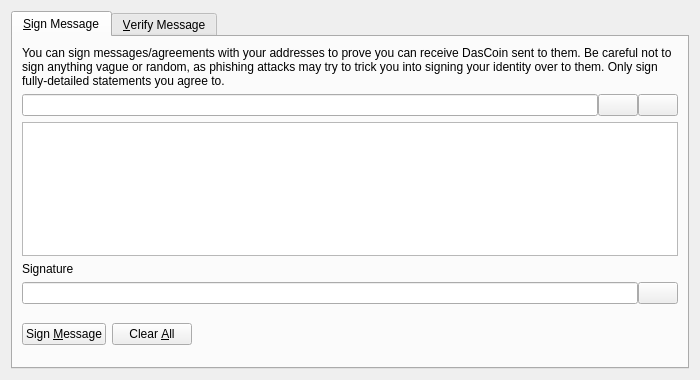
<?xml version="1.0" encoding="UTF-8"?>
<ui version="4.0">
 <class>SignVerifyMessageDialog</class>
 <widget class="QDialog" name="SignVerifyMessageDialog">
  <property name="geometry">
   <rect>
    <x>0</x>
    <y>0</y>
    <width>700</width>
    <height>380</height>
   </rect>
  </property>
  <property name="windowTitle">
   <string>Signatures - Sign / Verify a Message</string>
  </property>
  <property name="modal">
   <bool>true</bool>
  </property>
  <layout class="QVBoxLayout" name="verticalLayout">
   <item>
    <widget class="QTabWidget" name="tabWidget">
     <property name="currentIndex">
      <number>0</number>
     </property>
     <widget class="QWidget" name="tabSignMessage">
      <attribute name="title">
       <string>&amp;Sign Message</string>
      </attribute>
      <layout class="QVBoxLayout" name="verticalLayout_SM">
       <item>
        <widget class="QLabel" name="infoLabel_SM">
         <property name="text">
          <string>You can sign messages/agreements with your addresses to prove you can receive DasCoin sent to them. Be careful not to sign anything vague or random, as phishing attacks may try to trick you into signing your identity over to them. Only sign fully-detailed statements you agree to.</string>
         </property>
         <property name="textFormat">
          <enum>Qt::PlainText</enum>
         </property>
         <property name="wordWrap">
          <bool>true</bool>
         </property>
        </widget>
       </item>
       <item>
        <layout class="QHBoxLayout" name="horizontalLayout_1_SM">
         <property name="spacing">
          <number>0</number>
         </property>
         <item>
          <widget class="QValidatedLineEdit" name="addressIn_SM">
           <property name="toolTip">
            <string>The DasCoin address to sign the message with</string>
           </property>
          </widget>
         </item>
         <item>
          <widget class="QPushButton" name="addressBookButton_SM">
           <property name="toolTip">
            <string>Choose previously used address</string>
           </property>
           <property name="text">
            <string/>
           </property>
           <property name="shortcut">
            <string>Alt+A</string>
           </property>
           <property name="autoDefault">
            <bool>false</bool>
           </property>
          </widget>
         </item>
         <item>
          <widget class="QPushButton" name="pasteButton_SM">
           <property name="toolTip">
            <string>Paste address from clipboard</string>
           </property>
           <property name="text">
            <string/>
           </property>
           <property name="shortcut">
            <string>Alt+P</string>
           </property>
           <property name="autoDefault">
            <bool>false</bool>
           </property>
          </widget>
         </item>
        </layout>
       </item>
       <item>
        <widget class="QPlainTextEdit" name="messageIn_SM">
         <property name="toolTip">
          <string>Enter the message you want to sign here</string>
         </property>
        </widget>
       </item>
       <item>
        <widget class="QLabel" name="signatureLabel_SM">
         <property name="text">
          <string>Signature</string>
         </property>
         <property name="textFormat">
          <enum>Qt::PlainText</enum>
         </property>
        </widget>
       </item>
       <item>
        <layout class="QHBoxLayout" name="horizontalLayout_2_SM">
         <property name="spacing">
          <number>0</number>
         </property>
         <item>
          <widget class="QLineEdit" name="signatureOut_SM">
           <property name="font">
            <font>
             <italic>true</italic>
            </font>
           </property>
           <property name="readOnly">
            <bool>true</bool>
           </property>
          </widget>
         </item>
         <item>
          <widget class="QPushButton" name="copySignatureButton_SM">
           <property name="toolTip">
            <string>Copy the current signature to the system clipboard</string>
           </property>
           <property name="text">
            <string/>
           </property>
           <property name="autoDefault">
            <bool>false</bool>
           </property>
          </widget>
         </item>
        </layout>
       </item>
       <item>
        <layout class="QHBoxLayout" name="horizontalLayout_3_SM">
         <item>
          <widget class="QPushButton" name="signMessageButton_SM">
           <property name="toolTip">
            <string>Sign the message to prove you own this DasCoin address</string>
           </property>
           <property name="text">
            <string>Sign &amp;Message</string>
           </property>
           <property name="autoDefault">
            <bool>false</bool>
           </property>
          </widget>
         </item>
         <item>
          <widget class="QPushButton" name="clearButton_SM">
           <property name="toolTip">
            <string>Reset all sign message fields</string>
           </property>
           <property name="text">
            <string>Clear &amp;All</string>
           </property>
           <property name="autoDefault">
            <bool>false</bool>
           </property>
          </widget>
         </item>
         <item>
          <spacer name="horizontalSpacer_1_SM">
           <property name="orientation">
            <enum>Qt::Horizontal</enum>
           </property>
           <property name="sizeHint" stdset="0">
            <size>
             <width>40</width>
             <height>48</height>
            </size>
           </property>
          </spacer>
         </item>
         <item>
          <widget class="QLabel" name="statusLabel_SM">
           <property name="font">
            <font>
             <weight>75</weight>
             <bold>true</bold>
            </font>
           </property>
           <property name="text">
            <string/>
           </property>
           <property name="wordWrap">
            <bool>true</bool>
           </property>
          </widget>
         </item>
         <item>
          <spacer name="horizontalSpacer_2_SM">
           <property name="orientation">
            <enum>Qt::Horizontal</enum>
           </property>
           <property name="sizeHint" stdset="0">
            <size>
             <width>40</width>
             <height>48</height>
            </size>
           </property>
          </spacer>
         </item>
        </layout>
       </item>
      </layout>
     </widget>
     <widget class="QWidget" name="tabVerifyMessage">
      <attribute name="title">
       <string>&amp;Verify Message</string>
      </attribute>
      <layout class="QVBoxLayout" name="verticalLayout_VM">
       <item>
        <widget class="QLabel" name="infoLabel_VM">
         <property name="text">
          <string>Enter the receiver's address, message (ensure you copy line breaks, spaces, tabs, etc. exactly) and signature below to verify the message. Be careful not to read more into the signature than what is in the signed message itself, to avoid being tricked by a man-in-the-middle attack. Note that this only proves the signing party receives with the address, it cannot prove sendership of any transaction!</string>
         </property>
         <property name="textFormat">
          <enum>Qt::PlainText</enum>
         </property>
         <property name="alignment">
          <set>Qt::AlignLeading|Qt::AlignLeft|Qt::AlignTop</set>
         </property>
         <property name="wordWrap">
          <bool>true</bool>
         </property>
        </widget>
       </item>
       <item>
        <layout class="QHBoxLayout" name="horizontalLayout_1_VM">
         <property name="spacing">
          <number>0</number>
         </property>
         <item>
          <widget class="QValidatedLineEdit" name="addressIn_VM">
           <property name="toolTip">
            <string>The DasCoin address the message was signed with</string>
           </property>
          </widget>
         </item>
         <item>
          <widget class="QPushButton" name="addressBookButton_VM">
           <property name="toolTip">
            <string>Choose previously used address</string>
           </property>
           <property name="text">
            <string/>
           </property>
           <property name="shortcut">
            <string>Alt+A</string>
           </property>
           <property name="autoDefault">
            <bool>false</bool>
           </property>
          </widget>
         </item>
        </layout>
       </item>
       <item>
        <widget class="QPlainTextEdit" name="messageIn_VM"/>
       </item>
       <item>
        <widget class="QValidatedLineEdit" name="signatureIn_VM"/>
       </item>
       <item>
        <layout class="QHBoxLayout" name="horizontalLayout_2_VM">
         <item>
          <widget class="QPushButton" name="verifyMessageButton_VM">
           <property name="toolTip">
            <string>Verify the message to ensure it was signed with the specified DasCoin address</string>
           </property>
           <property name="text">
            <string>Verify &amp;Message</string>
           </property>
           <property name="autoDefault">
            <bool>false</bool>
           </property>
          </widget>
         </item>
         <item>
          <widget class="QPushButton" name="clearButton_VM">
           <property name="toolTip">
            <string>Reset all verify message fields</string>
           </property>
           <property name="text">
            <string>Clear &amp;All</string>
           </property>
           <property name="autoDefault">
            <bool>false</bool>
           </property>
          </widget>
         </item>
         <item>
          <spacer name="horizontalSpacer_1_VM">
           <property name="orientation">
            <enum>Qt::Horizontal</enum>
           </property>
           <property name="sizeHint" stdset="0">
            <size>
             <width>40</width>
             <height>48</height>
            </size>
           </property>
          </spacer>
         </item>
         <item>
          <widget class="QLabel" name="statusLabel_VM">
           <property name="font">
            <font>
             <weight>75</weight>
             <bold>true</bold>
            </font>
           </property>
           <property name="text">
            <string/>
           </property>
           <property name="wordWrap">
            <bool>true</bool>
           </property>
          </widget>
         </item>
         <item>
          <spacer name="horizontalSpacer_2_VM">
           <property name="orientation">
            <enum>Qt::Horizontal</enum>
           </property>
           <property name="sizeHint" stdset="0">
            <size>
             <width>40</width>
             <height>48</height>
            </size>
           </property>
          </spacer>
         </item>
        </layout>
       </item>
      </layout>
     </widget>
    </widget>
   </item>
  </layout>
 </widget>
 <customwidgets>
  <customwidget>
   <class>QValidatedLineEdit</class>
   <extends>QLineEdit</extends>
   <header>qvalidatedlineedit.h</header>
  </customwidget>
 </customwidgets>
 <resources>
  <include location="../DasCoin.qrc"/>
 </resources>
 <connections/>
</ui>
